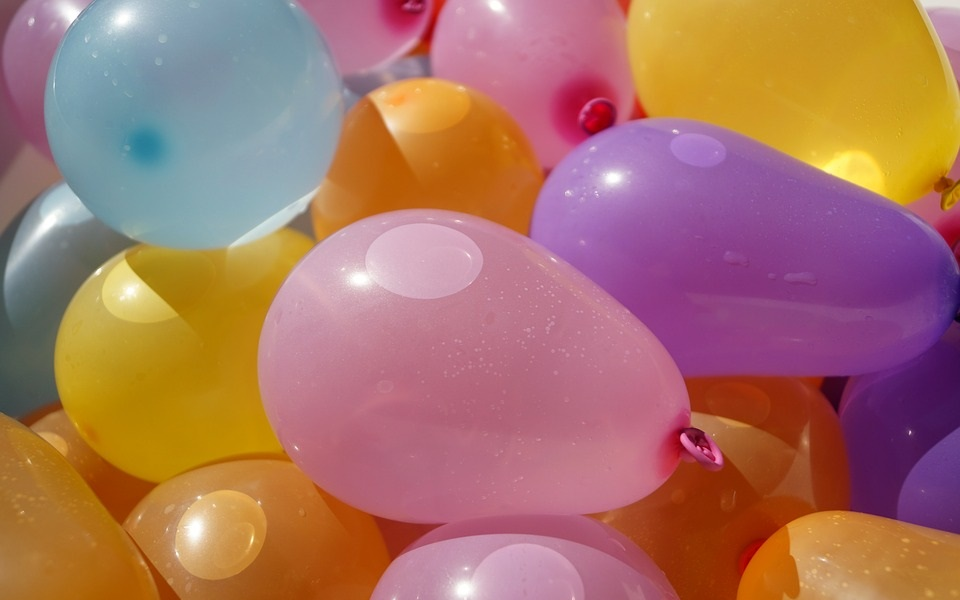
#> input picture Practice/water_bloons.jpg, 960 x 600 px
$ jupyter execute waterbloon.ipynb   (shell and % lines are left out)
#> lines starting #> are read from the running program, lines starting #| are printed output that depends on the picture; after the words box and inside, x2 and y2 are one past the last pixel; in counts of white or black regions, pixels touching at a corner belong together
[cell 1]
import numpy as np
import matplotlib.pyplot as plt
import cv2

[cell 2]
img = cv2.imread('water_bloons.jpg')
#> img is the input picture: shape (600, 960, 3); mean B, G, R 101.2, 115.6, 169
img_copy = np.copy(img)
img_copy = cv2.cvtColor(img_copy, cv2.COLOR_BGR2RGB)

[cell 3]
plt.imshow(img_copy)

[cell 4]
#RGB
R = img_copy[:, :, 0]
G = img_copy[:, :, 1]
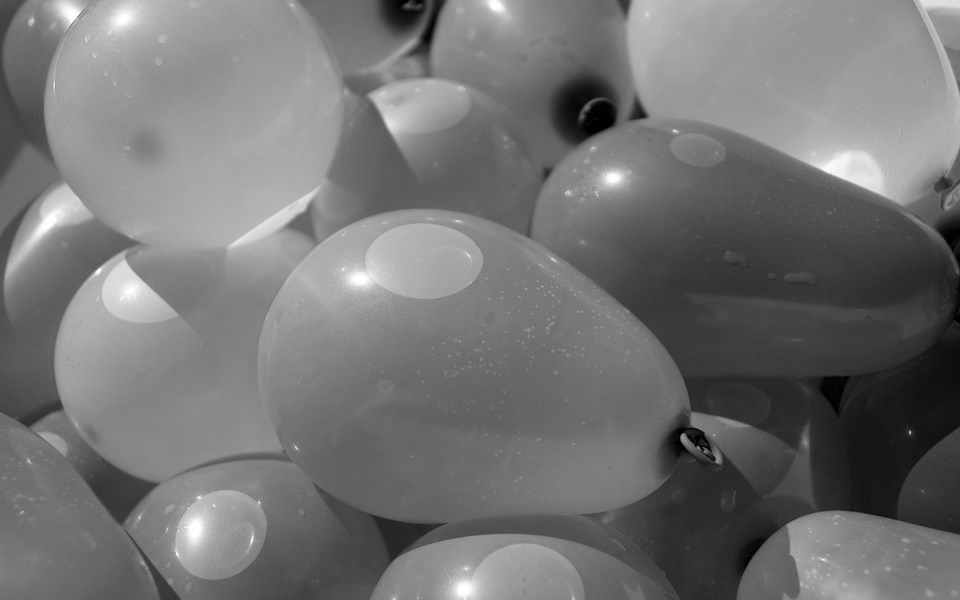
#> G: shape (600, 960); min 0, max 255, mean 115.6
B = img_copy[:, :, 2]
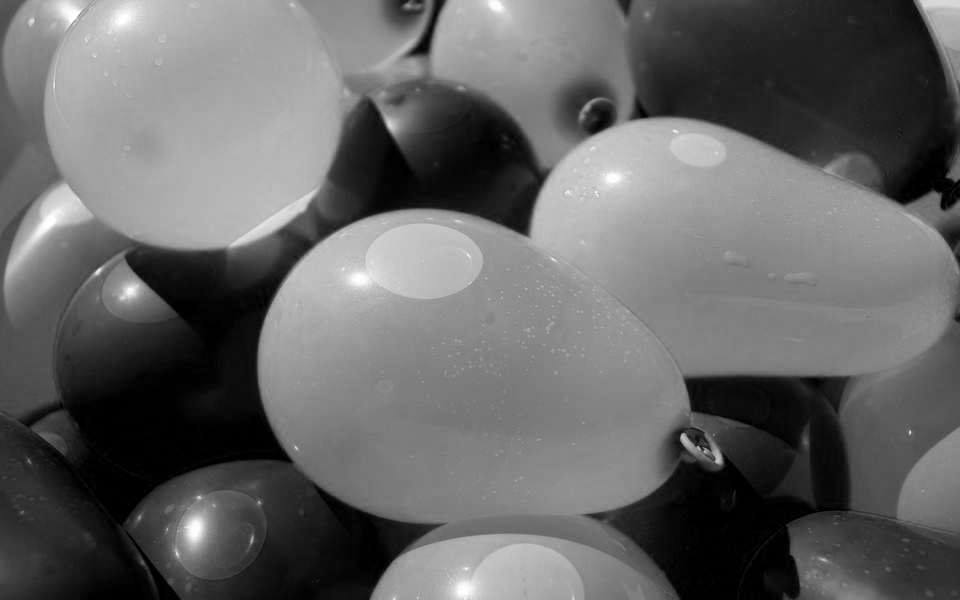
#> B: shape (600, 960); min 0, max 255, mean 101.2
fig, (ax1, ax2, ax3) = plt.subplots(1, 3, figsize=[20, 10])
ax1.set_title('Red')
ax1.imshow(R, cmap='gray')
ax2.set_title('Green')
ax2.imshow(G, cmap='gray')
ax3.set_title('Blue')
ax3.imshow(B, cmap='gray')
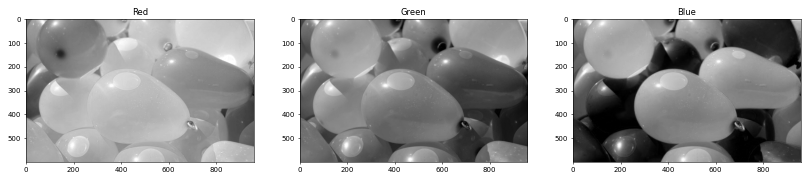
#> figure drawn by matplotlib, 3 panels

[cell 5]
img_copy2 = cv2.cvtColor(img_copy, cv2.COLOR_RGB2HSV)
#> img_copy2: shape (600, 960, 3); mean H, S, V 93.9, 141.6, 175.4

[cell 6]
H = img_copy2[:, :, 0]
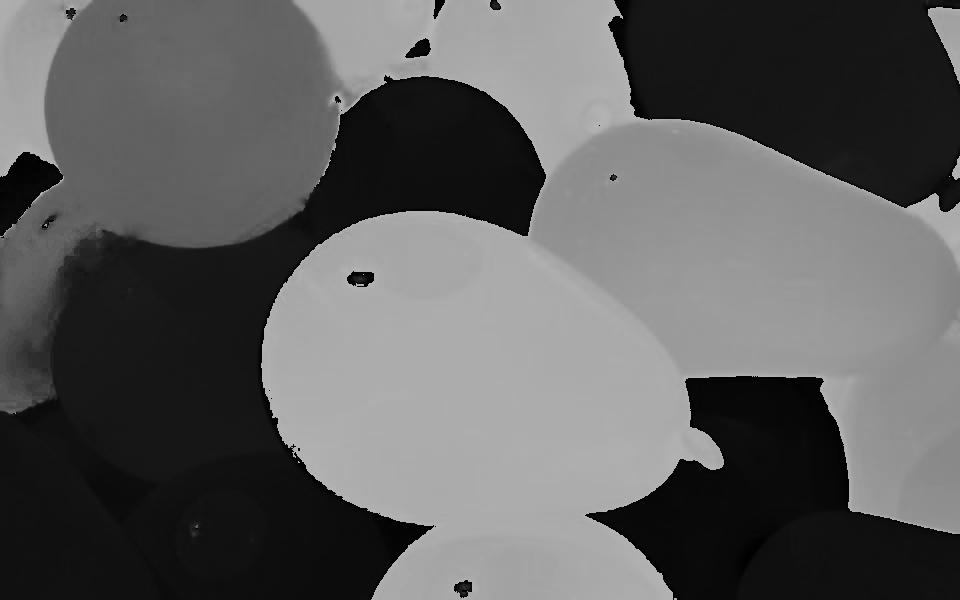
#> H: shape (600, 960); min 0, max 179, mean 93.9
S = img_copy2[:, :, 1]
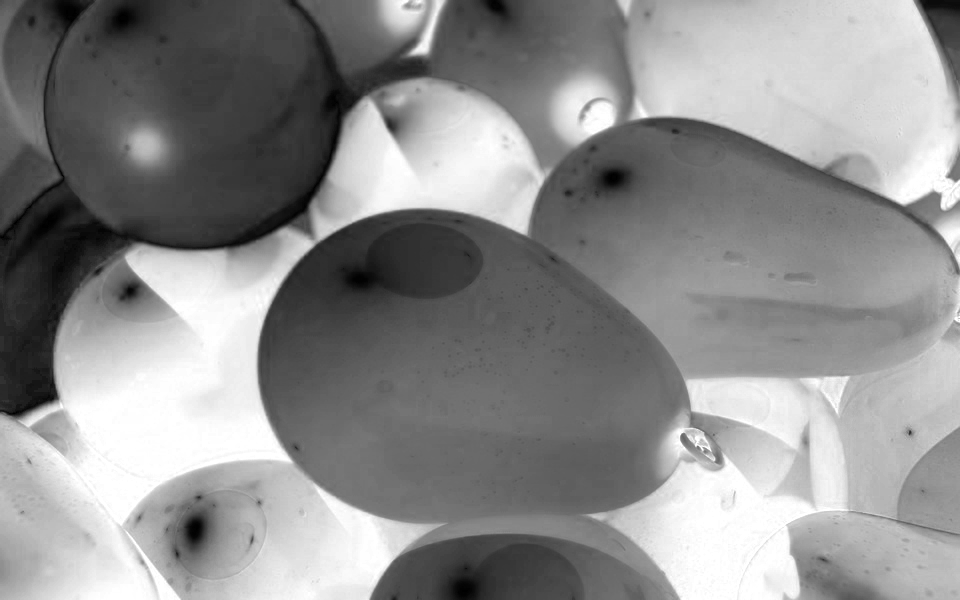
#> S: shape (600, 960); min 0, max 255, mean 141.6
V = img_copy2[:, :, 2]
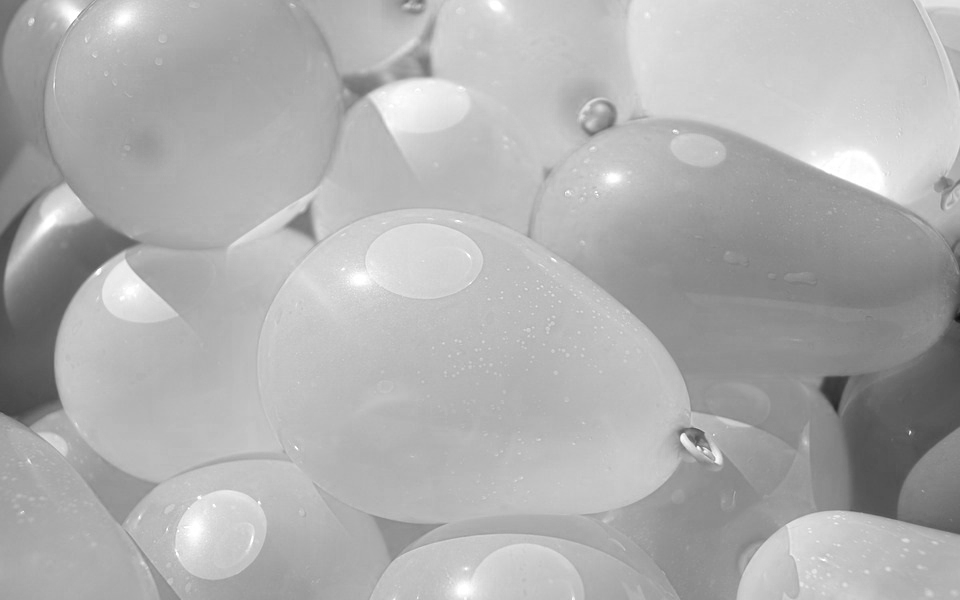
#> V: shape (600, 960); min 14, max 255, mean 175.4
fig, (ax1, ax2, ax3) = plt.subplots(1, 3, figsize=[20, 10])
ax1.set_title('Hue')
ax1.imshow(H, cmap='gray')
ax2.set_title('Satuation')
ax2.imshow(S, cmap='gray')
ax3.set_title('Value')
ax3.imshow(V, cmap='gray')

[cell 7]
low_pink = np.array([180, 0, 100])
high_pink = np.array([255, 255, 230])
mask = cv2.inRange(img_copy, low_pink, high_pink)
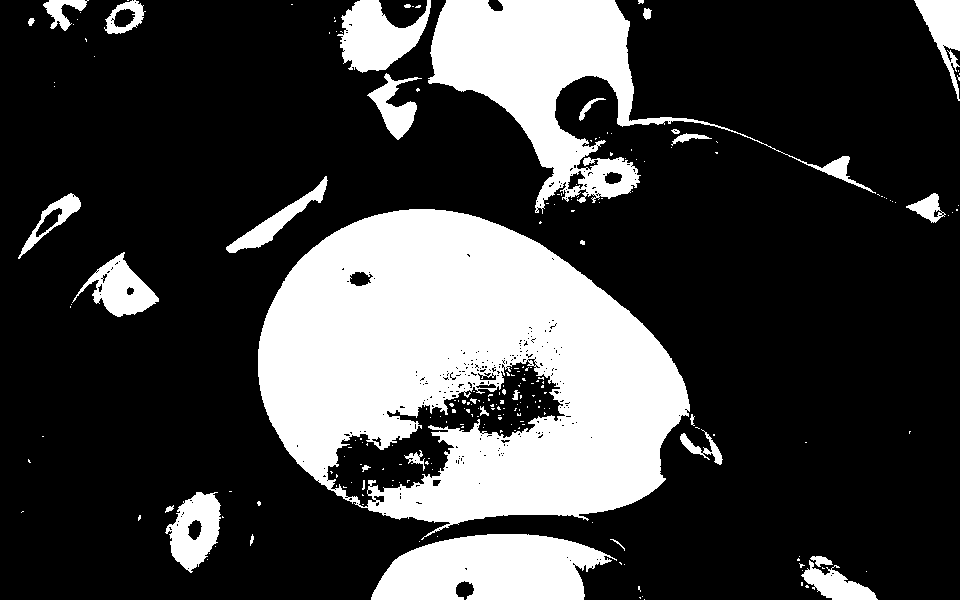
#> mask: shape (600, 960); 25.7% white; 223 white regions (189 under 20 px), largest, box (x1, y1, x2, y2) and area: (258, 209, 690, 540) 90790, (428, 0, 876, 214) 24764, (371, 534, 617, 600) 12051
masked_img = np.copy(img_copy)
masked_img[mask == 0] = [0, 0, 0]
plt.imshow(mask)
plt.figure()
plt.imshow(masked_img)

[cell 8]
low_h = np.array([160, 0, 0])
high_h = np.array([180, 255, 255])
mask_h = cv2.inRange(img_copy2, low_h, high_h)
#> mask_h: shape (600, 960); 29.1% white; 45 white regions (38 under 20 px), largest, box (x1, y1, x2, y2) and area: (261, 0, 960, 600) 159557, (0, 0, 59, 177) 6355, (928, 7, 960, 84) 1247
mask_hsv = np.copy(img_copy)
mask_hsv[mask_h == 0] = 0
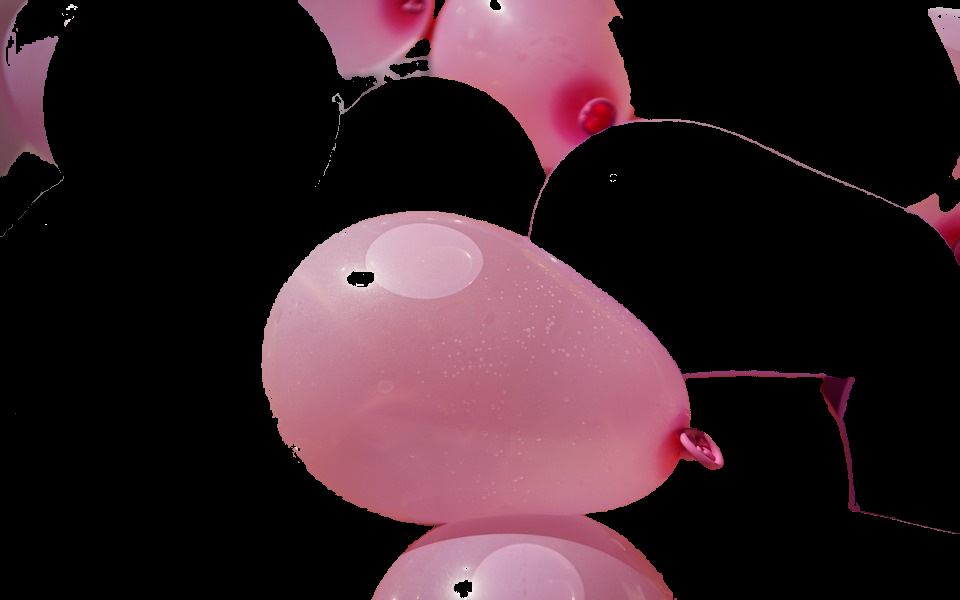
#> mask_hsv: shape (600, 960, 3); mean R, G, B 54.4, 33.5, 40.1
plt.imshow(mask_hsv)
